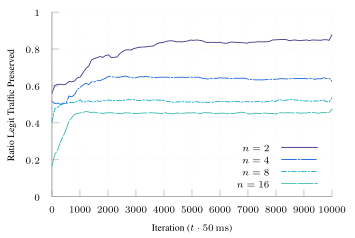

The script that saved this image:
set terminal tikz standalone color size 9cm,6cm font '\scriptsize' preamble '\usepackage{microtype} \usepackage{times} \usepackage[T1]{fontenc} \usepackage{siunitx}\sisetup{detect-all}'
set output "m-udp-natural.tex"

load "parula.pal"

set style line 102 lc rgb '#a0a0a0' lt 1 lw 1
set border ls 102
set colorbox border 102
set key textcolor rgb "black"
set tics textcolor rgb "black"
set label textcolor rgb "black"

set border 3
set grid x y
set xtics nomirror
set ytics nomirror

#set key autotitle columnhead
set datafile separator ","

set xlabel "Iteration ($t \\cdot{} \\SI{50}{\\milli\\second}$)"
set ylabel "Ratio Legit Traffic Preserved"

set yrange [0.0:1.0]
set key inside bottom right

plot '../results/m-udp-natural-2' u 1:3 w lines smooth sbezier title "$n=2$" dt 1, \
     '../results/m-udp-natural-4' u 1:3 w lines smooth sbezier title "$n=4$" dt (18,2,2,2), \
     '../results/m-udp-natural-8' u 1:3 w lines smooth sbezier title "$n=8$" ls 4  dt (6,2,2,2), \
     '../results/m-udp-natural-16' u 1:3 w lines smooth sbezier title "$n=16$" ls 5 dt (18,2)#, \
     #'../results/ft-f2-avg.csv' u 1:3 w lines smooth sbezier title "Duration" ls 6 dt (6,2), \
     #'../results/ft-f3-avg.csv' u 1:3 w lines smooth sbezier title "Flow Size" ls 7 dt (2,2)
